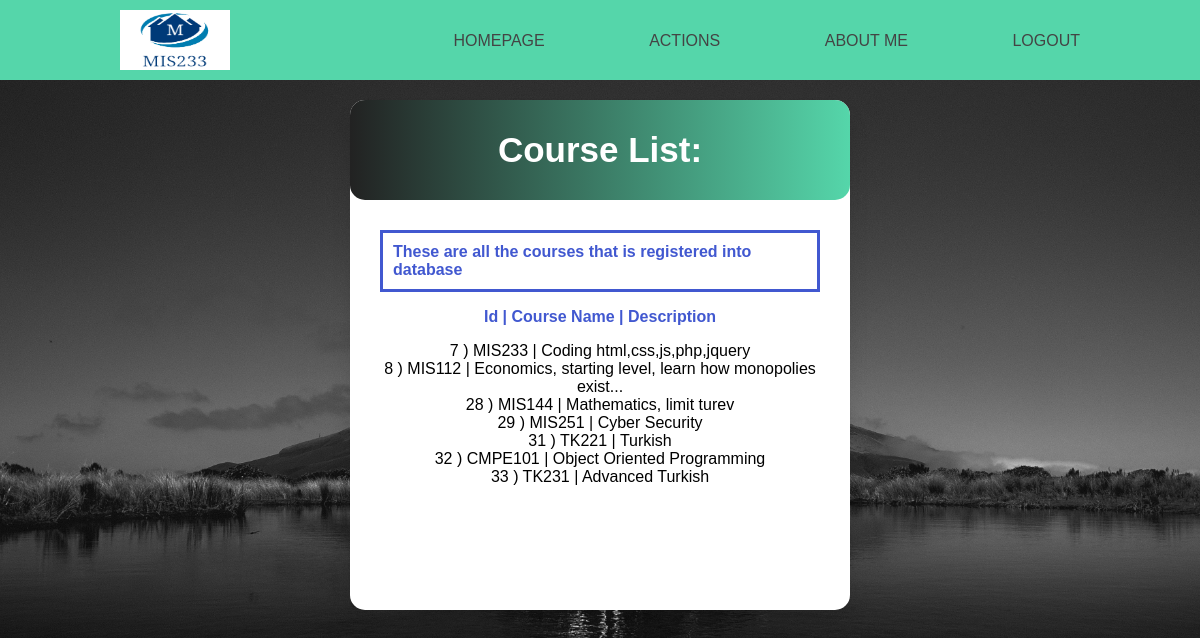
The page /pages/admin/actionAdminObtainCourseList.php (signed in) on the database its author committed.
### tables this page shows
CREATE TABLE `courses` (
  `course_id` int(11) NOT NULL,
  `course_name` varchar(100) NOT NULL,
  `course_description` varchar(100) NOT NULL,
  `course_quota` int(11) NOT NULL,
  `course_giver_id` int(11) DEFAULT NULL,
  `final_date` date NOT NULL,
  `is_consent_needed` tinyint(1) NOT NULL
);

### pages/admin/actionAdminObtainCourseList.php (the view, shortened to what this page needs)
<!DOCTYPE html>
<html lang="en">
<head>
    <link rel="stylesheet" type="text/css" href="../../css/style.css">
</head>
<body>
<?php
include "/xampp/htdocs/project2/dynamics/admin/navigationAdmin.php";
?>
<div class="wrapper" style="width: 500px; margin-top:20px;!important; padding-bottom: 300px ">
    <div class="title" style="font-size: 35px;!important;">
        Course List:
    </div>
    <form action="actionAdminObtainCourseList.php" method="post">
        <div class="field">
            <p id="courses">
            <p style="font-family: 'Candara', sans-serif;font-weight: 900;color: #4158d0;border-radius: %80;border: #4158d0 solid;
padding: 10px">
                These are all the courses that is registered into database
            </p>
            <p style="text-align: center;color: #4158d0;font-weight: 700">Id | Course Name | Description</p>
            <p style="text-align: center;position: relative" >
                <?php
                $conn=mysqli_connect("127.0.0.1","root","","project2");
                $sql = "	SELECT courses.course_name,courses.course_id,courses.course_description FROM courses";
                $result = mysqli_query($conn, $sql);
                while($row=mysqli_fetch_array($result)){
                    echo $row["course_id"];
                    echo " ) ";
                    echo  $row["course_name"];
                    echo " | ";
                    echo $row["course_description"];
                    echo "<br>";
                }
                ?>
            </p>
        </div>
    </form>
</div>
</body>
</html>

### css/style.css (style rules this page uses)
body { margin: 0; background: #222; font-family: 'Work Sans',sans-serif; font-weight: 300; background-image: url("../img/background.jpg"); background-repeat: no-repeat; background-size: cover; }
.wrapper { width: 380px; background: #fff; border-radius: 15px; box-shadow: 0px 15px 20px rgba(0,0,0,0.1); margin:auto; margin-top: 10%; }
.wrapper .title { color: #fff; font-size: 35px; font-weight: 600; text-align: center; line-height: 100px; border-radius: 15px; background: linear-gradient(90deg, rgba(34,34,34,1) 0%, rgba(85,214,170,1) 100%); }
.wrapper form { padding: 10px 30px 30px; }
.wrapper form .field { position: relative; height: 50px; width: 100%; margin-top: 20px; }

### rows shown on the page
courses: course_id "7", course_name "MIS233", course_description "Coding html,css,js,php,jquery"
courses: course_id "8", course_name "MIS112", course_description "Economics, starting level, learn how monopolies exist..."
courses: course_id "28", course_name "MIS144", course_description "Mathematics, limit turev"
courses: course_id "29", course_name "MIS251", course_description "Cyber Security"
courses: course_id "31", course_name "TK221", course_description "Turkish"
courses: course_id "32", course_name "CMPE101", course_description "Object Oriented Programming"
courses: course_id "33", course_name "TK231", course_description "Advanced Turkish"
